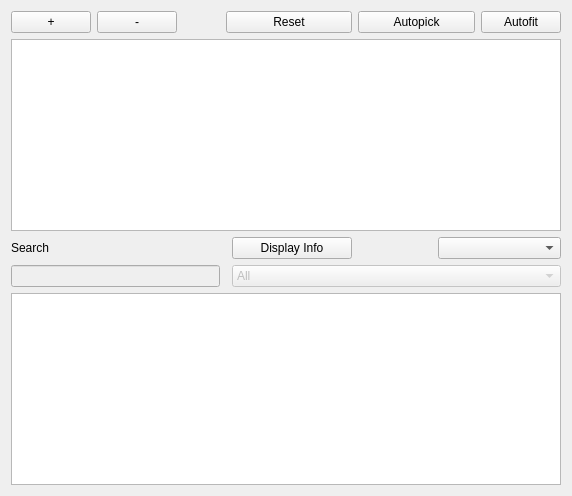
              <widget class="QWidget" name="hsqcPeakPickingTab">
               <attribute name="title">
                <string>HSQC Peak Picking</string>
               </attribute>
               <layout class="QGridLayout" name="gridLayout_22">
                <item row="0" column="0">
                 <widget class="QPushButton" name="hsqcAddPeak">
                  <property name="toolTip">
                   <string extracomment="Add Peak"/>
                  </property>
                  <property name="text">
                   <string>+</string>
                  </property>
                 </widget>
                </item>
                <item row="0" column="1">
                 <widget class="QPushButton" name="hsqcRemovePeak">
                  <property name="toolTip">
                   <string extracomment="Remove Peak"/>
                  </property>
                  <property name="text">
                   <string>-</string>
                  </property>
                 </widget>
                </item>
                <item row="0" column="2">
                 <spacer name="horizontalSpacer_41">
                  <property name="orientation">
                   <enum>Qt::Horizontal</enum>
                  </property>
                  <property name="sizeHint" stdset="0">
                   <size>
                    <width>40</width>
                    <height>20</height>
                   </size>
                  </property>
                 </spacer>
                </item>
                <item row="0" column="3" colspan="2">
                 <widget class="QPushButton" name="metaboliteResetButton">
                  <property name="text">
                   <string>Reset</string>
                  </property>
                 </widget>
                </item>
                <item row="0" column="5" colspan="2">
                 <widget class="QPushButton" name="metaboliteAutoButton">
                  <property name="text">
                   <string>Autopick</string>
                  </property>
                 </widget>
                </item>
                <item row="0" column="7">
                 <widget class="QPushButton" name="metaboliteAutofitButton">
                  <property name="text">
                   <string>Autofit</string>
                  </property>
                 </widget>
                </item>
                <item row="1" column="0" colspan="8">
                 <widget class="QGraphicsView" name="metaboliteImage">
                  <property name="sizePolicy">
                   <sizepolicy hsizetype="Expanding" vsizetype="Expanding">
                    <horstretch>0</horstretch>
                    <verstretch>0</verstretch>
                   </sizepolicy>
                  </property>
                  <property name="minimumSize">
                   <size>
                    <width>0</width>
                    <height>120</height>
                   </size>
                  </property>
                  <property name="maximumSize">
                   <size>
                    <width>16777215</width>
                    <height>16777215</height>
                   </size>
                  </property>
                 </widget>
                </item>
                <item row="2" column="0">
                 <widget class="QLabel" name="label_72">
                  <property name="sizePolicy">
                   <sizepolicy hsizetype="Preferred" vsizetype="Preferred">
                    <horstretch>0</horstretch>
                    <verstretch>0</verstretch>
                   </sizepolicy>
                  </property>
                  <property name="text">
                   <string>Search</string>
                  </property>
                 </widget>
                </item>
                <item row="2" column="6" colspan="2">
                 <widget class="QComboBox" name="openWeb">
                  <property name="sizePolicy">
                   <sizepolicy hsizetype="Preferred" vsizetype="Maximum">
                    <horstretch>0</horstretch>
                    <verstretch>0</verstretch>
                   </sizepolicy>
                  </property>
                  <property name="minimumSize">
                   <size>
                    <width>120</width>
                    <height>0</height>
                   </size>
                  </property>
                 </widget>
                </item>
                <item row="3" column="0" colspan="3">
                 <widget class="QLineEdit" name="searchHsqcMetabolites">
                  <property name="enabled">
                   <bool>false</bool>
                  </property>
                  <property name="sizePolicy">
                   <sizepolicy hsizetype="Expanding" vsizetype="Fixed">
                    <horstretch>5</horstretch>
                    <verstretch>0</verstretch>
                   </sizepolicy>
                  </property>
                 </widget>
                </item>
                <item row="3" column="4" colspan="4">
                 <widget class="QComboBox" name="hsqcPathwaySelect">
                  <property name="enabled">
                   <bool>false</bool>
                  </property>
                  <property name="sizePolicy">
                   <sizepolicy hsizetype="Preferred" vsizetype="Fixed">
                    <horstretch>5</horstretch>
                    <verstretch>0</verstretch>
                   </sizepolicy>
                  </property>
                  <item>
                   <property name="text">
                    <string>All</string>
                   </property>
                  </item>
                  <item>
                   <property name="text">
                    <string>Alanine Metabolism</string>
                   </property>
                  </item>
                  <item>
                   <property name="text">
                    <string>Citric Acid Cycle</string>
                   </property>
                  </item>
                  <item>
                   <property name="text">
                    <string>Glucose Alanine Cycle</string>
                   </property>
                  </item>
                  <item>
                   <property name="text">
                    <string>Glutamate Metabolism</string>
                   </property>
                  </item>
                  <item>
                   <property name="text">
                    <string>Glycolysis</string>
                   </property>
                  </item>
                  <item>
                   <property name="text">
                    <string>Ketone Body Metabolism</string>
                   </property>
                  </item>
                  <item>
                   <property name="text">
                    <string>Malate Aspartate Shuttle</string>
                   </property>
                  </item>
                  <item>
                   <property name="text">
                    <string>Pentose Phosphate Pathway</string>
                   </property>
                  </item>
                  <item>
                   <property name="text">
                    <string>Pyruvate Metabolism</string>
                   </property>
                  </item>
                  <item>
                   <property name="text">
                    <string>Taurine Metabolism</string>
                   </property>
                  </item>
                  <item>
                   <property name="text">
                    <string>TCA Cycle</string>
                   </property>
                  </item>
                  <item>
                   <property name="text">
                    <string>Urea Metabolism</string>
                   </property>
                  </item>
                  <item>
                   <property name="text">
                    <string>Val/Leu/Ile Metabolism</string>
                   </property>
                  </item>
                  <item>
                   <property name="text">
                    <string>Vitamin B6 Metabolism</string>
                   </property>
                  </item>
                 </widget>
                </item>
                <item row="4" column="0" colspan="8">
                 <widget class="QListView" name="hsqcMetabolites">
                  <property name="sizePolicy">
                   <sizepolicy hsizetype="Expanding" vsizetype="Expanding">
                    <horstretch>0</horstretch>
                    <verstretch>0</verstretch>
                   </sizepolicy>
                  </property>
                  <property name="maximumSize">
                   <size>
                    <width>16777215</width>
                    <height>16777215</height>
                   </size>
                  </property>
                 </widget>
                </item>
                <item row="2" column="1">
                 <spacer name="horizontalSpacer_42">
                  <property name="orientation">
                   <enum>Qt::Horizontal</enum>
                  </property>
                  <property name="sizeHint" stdset="0">
                   <size>
                    <width>18</width>
                    <height>20</height>
                   </size>
                  </property>
                 </spacer>
                </item>
                <item row="2" column="5">
                 <spacer name="horizontalSpacer_46">
                  <property name="orientation">
                   <enum>Qt::Horizontal</enum>
                  </property>
                  <property name="sizeHint" stdset="0">
                   <size>
                    <width>40</width>
                    <height>20</height>
                   </size>
                  </property>
                 </spacer>
                </item>
                <item row="2" column="4">
                 <widget class="QPushButton" name="displayMetaboliteInformation">
                  <property name="minimumSize">
                   <size>
                    <width>120</width>
                    <height>0</height>
                   </size>
                  </property>
                  <property name="text">
                   <string>Display Info</string>
                  </property>
                 </widget>
                </item>
                <item row="2" column="2">
                 <spacer name="horizontalSpacer_48">
                  <property name="orientation">
                   <enum>Qt::Horizontal</enum>
                  </property>
                  <property name="sizeHint" stdset="0">
                   <size>
                    <width>40</width>
                    <height>20</height>
                   </size>
                  </property>
                 </spacer>
                </item>
               </layout>
              </widget>
